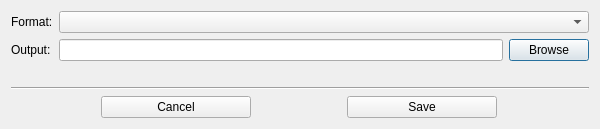
<?xml version="1.0" encoding="UTF-8"?>
<ui version="4.0">
 <class>Export3dDialogClass</class>
 <widget class="QDialog" name="Export3dDialogClass">
  <property name="geometry">
   <rect>
    <x>0</x>
    <y>0</y>
    <width>600</width>
    <height>129</height>
   </rect>
  </property>
  <property name="windowTitle">
   <string>Export 3D</string>
  </property>
  <property name="modal">
   <bool>true</bool>
  </property>
  <layout class="QVBoxLayout" name="verticalLayout">
   <item>
    <layout class="QFormLayout" name="formLayout">
     <item row="0" column="0">
      <widget class="QLabel" name="label">
       <property name="text">
        <string>Format:</string>
       </property>
      </widget>
     </item>
     <item row="0" column="1">
      <widget class="QComboBox" name="comboBoxFormat"/>
     </item>
     <item row="1" column="0">
      <widget class="QLabel" name="label_2">
       <property name="text">
        <string>Output:</string>
       </property>
      </widget>
     </item>
     <item row="1" column="1">
      <layout class="QHBoxLayout" name="horizontalLayout_2">
       <item>
        <widget class="QLineEdit" name="lineEditOutput"/>
       </item>
       <item>
        <widget class="QPushButton" name="pushButtonBrowse">
         <property name="text">
          <string>Browse</string>
         </property>
        </widget>
       </item>
      </layout>
     </item>
    </layout>
   </item>
   <item>
    <spacer name="verticalSpacer">
     <property name="orientation">
      <enum>Qt::Vertical</enum>
     </property>
     <property name="sizeHint" stdset="0">
      <size>
       <width>20</width>
       <height>40</height>
      </size>
     </property>
    </spacer>
   </item>
   <item>
    <widget class="Line" name="line">
     <property name="orientation">
      <enum>Qt::Horizontal</enum>
     </property>
    </widget>
   </item>
   <item>
    <layout class="QHBoxLayout" name="horizontalLayout">
     <item>
      <widget class="QPushButton" name="pushButtonCancel">
       <property name="maximumSize">
        <size>
         <width>150</width>
         <height>16777215</height>
        </size>
       </property>
       <property name="text">
        <string>Cancel</string>
       </property>
      </widget>
     </item>
     <item>
      <widget class="QPushButton" name="pushButtonSave">
       <property name="maximumSize">
        <size>
         <width>150</width>
         <height>16777215</height>
        </size>
       </property>
       <property name="text">
        <string>Save</string>
       </property>
      </widget>
     </item>
    </layout>
   </item>
  </layout>
 </widget>
 <layoutdefault spacing="6" margin="11"/>
 <resources/>
 <connections/>
</ui>
